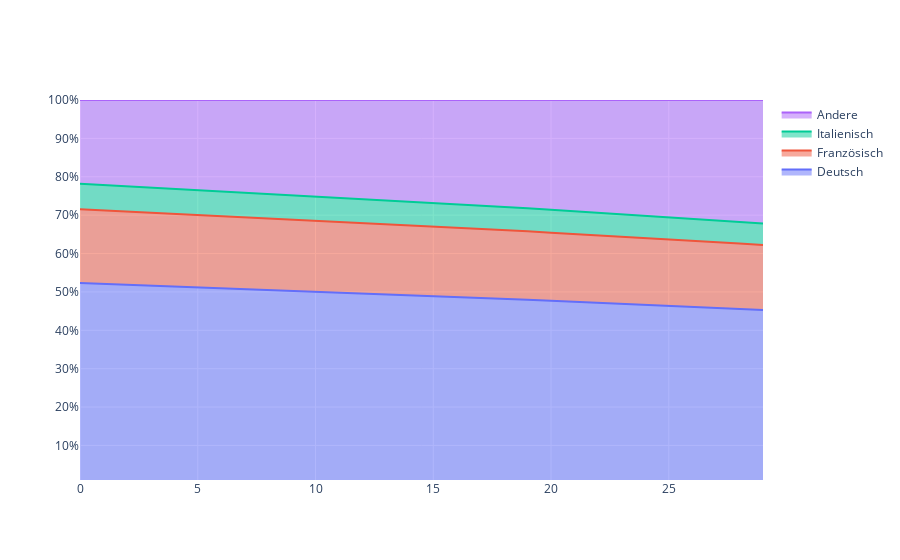

Notebook source saved alongside this figure:
### Markdown cell above
## Execution

### Code cell
params_geburtenrate = get_distributionParams_of_geburtenrate()
params_todesrate = get_distributionParams_of_todesrate()
params_einwanderung = get_distributionParams_of_einwanderung()
params_auswanderung = get_distributionParams_of_auswanderung()

## erwartungswerte prüfen!!!!!!!!!!

n = 100
years=30
startValues = (4440082, 1628228, 567203, 1850152)

print("Population start size: ", np.sum(startValues))

Deutsch = simulation(params_geburtenrate["Deutsch"], params_todesrate["Deutsch"], params_einwanderung["Deutsch"], params_auswanderung["Deutsch"], startValues[0],years=years,n=n)
Französisch = simulation(params_geburtenrate["Französisch"], params_todesrate["Französisch"], params_einwanderung["Französisch"], params_auswanderung["Französisch"], startValues[1],years=years,n=n)
Italienisch = simulation(params_geburtenrate["Italienisch"], params_todesrate["Italienisch"], params_einwanderung["Italienisch"], params_auswanderung["Italienisch"], startValues[2],years=years,n=n)
Andere = simulation(params_geburtenrate["Andere"], params_todesrate["Andere"], params_einwanderung["Andere"], params_auswanderung["Andere"], startValues[3],years=years,n=n)

print("Population end size: ", np.sum([MeanOfSim(Deutsch)[-1], MeanOfSim(Französisch)[-1], MeanOfSim(Italienisch)[-1], MeanOfSim(Andere)[-1]]))

display_sim(Deutsch, Französisch, Italienisch, Andere, 2022)
display_stackedArea_chart(Deutsch, Französisch, Italienisch, Andere)
display_simulationEnd_dist(Deutsch, Französisch, Italienisch, Andere)

### Figure 1 — Plotly figure (JSON) as saved in the notebook; plotly's stock layout.template omitted (floating-point values rounded to 4 significant figures)
{"data": [{"groupnorm": "percent", "mode": "lines", "name": "Deutsch", "stackgroup": "one", "type": "scatter", "x": [0, 1, 2, 3, 4, 5, 6, 7, 8, 9, 10, 11, 12, 13, 14, 15, 16, 17, 18, 19, 20, 21, 22, 23, 24, 25, 26, 27, 28, 29], "y": [4440082, 4457000.0, 4472000.0, 4488000.0, 4504000.0, 4517000.0, 4535000.0, 4552000.0, 4569000.0, 4585000.0, 4603000.0, 4619000.0, 4639000.0, 4657000.0, 4673000.0, 4687000.0, 4702000.0, 4721000.0, 4738000.0, 4754000.0, 4770000.0, 4788000.0, 4805000.0, 4822000.0, 4837000.0, 4856000.0, 4872000.0, 4888000.0, 4905000.0, 4922000.0, 4939000.0]}, {"mode": "lines", "name": "Französisch", "stackgroup": "one", "type": "scatter", "x": [0, 1, 2, 3, 4, 5, 6, 7, 8, 9, 10, 11, 12, 13, 14, 15, 16, 17, 18, 19, 20, 21, 22, 23, 24, 25, 26, 27, 28, 29], "y": [1628228, 1635000.0, 1643000.0, 1650000.0, 1657000.0, 1664000.0, 1671000.0, 1679000.0, 1686000.0, 1693000.0, 1701000.0, 1708000.0, 1715000.0, 1723000.0, 1731000.0, 1739000.0, 1747000.0, 1755000.0, 1761000.0, 1768000.0, 1776000.0, 1784000.0, 1792000.0, 1799000.0, 1807000.0, 1814000.0, 1822000.0, 1830000.0, 1837000.0, 1844000.0, 1852000.0]}, {"mode": "lines", "name": "Italienisch", "stackgroup": "one", "type": "scatter", "x": [0, 1, 2, 3, 4, 5, 6, 7, 8, 9, 10, 11, 12, 13, 14, 15, 16, 17, 18, 19, 20, 21, 22, 23, 24, 25, 26, 27, 28, 29], "y": [567203, 568800.0, 570300.0, 571400.0, 572900.0, 574400.0, 576100.0, 576800.0, 578600.0, 580100.0, 581600.0, 582900.0, 584000.0, 585800.0, 588200.0, 589600.0, 590700.0, 592000.0, 592800.0, 593200.0, 594400.0, 595100.0, 596900.0, 598700.0, 600700.0, 602500.0, 603900.0, 605900.0, 607200.0, 607600.0, 609400.0]}, {"mode": "lines", "name": "Andere", "stackgroup": "one", "type": "scatter", "x": [0, 1, 2, 3, 4, 5, 6, 7, 8, 9, 10, 11, 12, 13, 14, 15, 16, 17, 18, 19, 20, 21, 22, 23, 24, 25, 26, 27, 28, 29], "y": [1850152, 1894000.0, 1935000.0, 1980000.0, 2021000.0, 2064000.0, 2111000.0, 2157000.0, 2207000.0, 2256000.0, 2307000.0, 2355000.0, 2407000.0, 2454000.0, 2505000.0, 2560000.0, 2617000.0, 2678000.0, 2736000.0, 2798000.0, 2863000.0, 2928000.0, 2999000.0, 3061000.0, 3133000.0, 3203000.0, 3273000.0, 3349000.0, 3422000.0, 3498000.0, 3581000.0]}], "layout": {"showlegend": true, "xaxis": {"type": "linear"}, "yaxis": {"range": [1, 100], "ticksuffix": "%", "type": "linear"}}}
